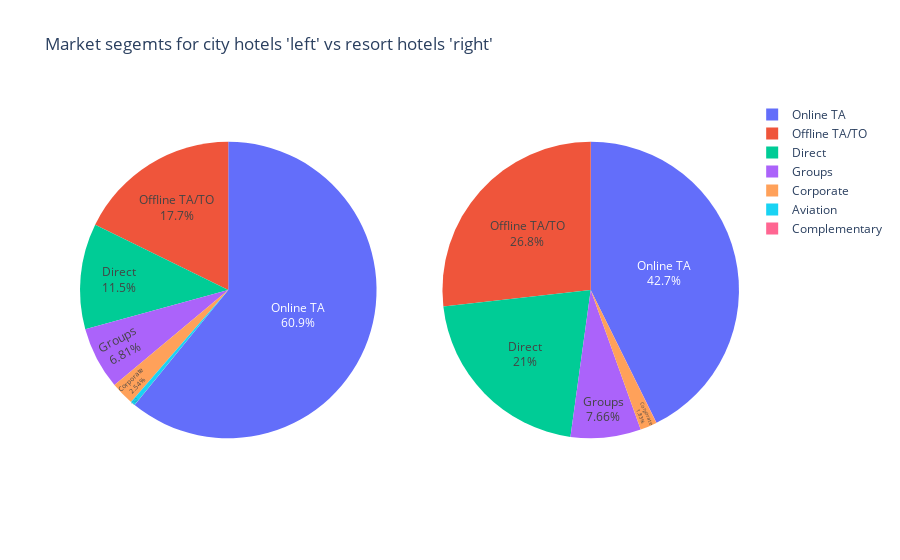

Notebook code for this chart:
### Code cell
# C-4 Market segement pie chart for both hotel types

#group by market segment
city_market = df_city.loc[df_city['is_canceled'] == 0].groupby('market_segment').sum()['revenue'].reset_index()
resort_market = df_resort.loc[df_resort['is_canceled'] == 0].groupby('market_segment').sum()['revenue'].reset_index()

#creating a new table for the results
city_market.columns = ['market_segment', 'city_hotels']
resort_market.columns = ['market_segment', 'resort_hotels']
market_segment = city_market.merge(right=resort_market, on='market_segment', how='outer')
market_segment.fillna(0, inplace=True)
market_segemt = market_segment.sort_values(by='city_hotels', ascending= False).reset_index(drop= True)

#plotting
fig = py.subplots.make_subplots(rows=1, cols=2, specs=[[{"type": "pie"}, {"type": "pie"}]])


fig.add_trace(py.graph_objs.Pie(
     values=market_segment.city_hotels,
     labels=market_segment.market_segment,
     name="City Hotels"), 
     row=1, col=1)

fig.add_trace(py.graph_objs.Pie(
     values=market_segment.resort_hotels,
     labels=market_segment.market_segment,
     name="Resort Hotels"), 
     row=1, col=2)
fig.update_layout(title_text="Market segemts for city hotels 'left' vs resort hotels 'right'")
fig.update_traces(textposition="inside", textinfo="percent+label")
fig.show()

### Figure 1 — Plotly figure (JSON) as saved in the notebook; plotly's stock layout.template omitted (floating-point values rounded to 4 significant figures)
{"data": [{"domain": {"x": [0, 0.45], "y": [0, 1]}, "labels": ["Aviation", "Complementary", "Corporate", "Direct", "Groups", "Offline TA/TO", "Online TA"], "name": "City Hotels", "textinfo": "percent+label", "textposition": "inside", "type": "pie", "values": [70870.0, 2743, 365700.0, 1658000.0, 980800.0, 2554000.0, 8763000.0]}, {"domain": {"x": [0.55, 1], "y": [0, 1]}, "labels": ["Aviation", "Complementary", "Corporate", "Direct", "Groups", "Offline TA/TO", "Online TA"], "name": "Resort Hotels", "textinfo": "percent+label", "textposition": "inside", "type": "pie", "values": [0, 2070.0, 212200.0, 2442000.0, 888400.0, 3106000.0, 4952000.0]}], "layout": {"title": {"text": "Market segemts for city hotels 'left' vs resort hotels 'right'"}}}
